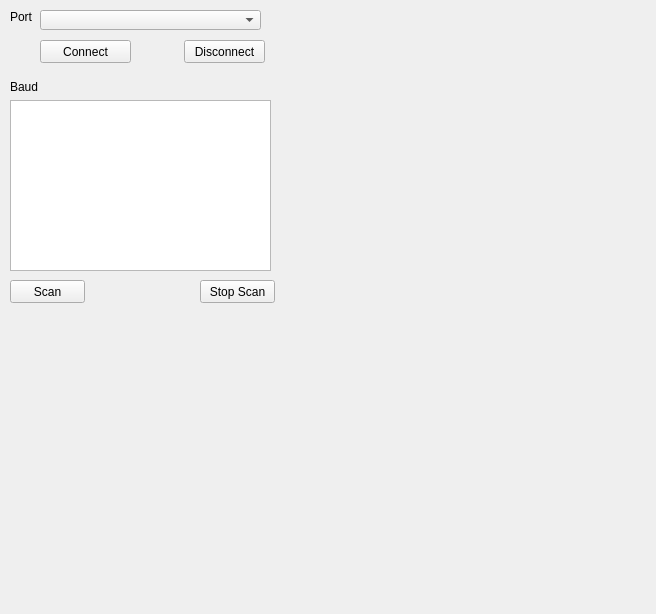
<?xml version="1.0" encoding="UTF-8"?>
<ui version="4.0">
 <class>Frame</class>
 <widget class="QFrame" name="Frame">
  <property name="geometry">
   <rect>
    <x>0</x>
    <y>0</y>
    <width>656</width>
    <height>614</height>
   </rect>
  </property>
  <property name="windowTitle">
   <string>Frame</string>
  </property>
  <widget class="QLabel" name="lblScan">
   <property name="geometry">
    <rect>
     <x>20</x>
     <y>310</y>
     <width>251</width>
     <height>20</height>
    </rect>
   </property>
   <property name="text">
    <string/>
   </property>
  </widget>
  <widget class="QPushButton" name="btnScan">
   <property name="geometry">
    <rect>
     <x>10</x>
     <y>280</y>
     <width>75</width>
     <height>23</height>
    </rect>
   </property>
   <property name="text">
    <string>Scan</string>
   </property>
  </widget>
  <widget class="QPushButton" name="btnDisconnect">
   <property name="geometry">
    <rect>
     <x>184</x>
     <y>40</y>
     <width>81</width>
     <height>23</height>
    </rect>
   </property>
   <property name="text">
    <string>Disconnect</string>
   </property>
  </widget>
  <widget class="QListWidget" name="listBauds">
   <property name="geometry">
    <rect>
     <x>10</x>
     <y>100</y>
     <width>261</width>
     <height>171</height>
    </rect>
   </property>
   <property name="selectionMode">
    <enum>QAbstractItemView::SingleSelection</enum>
   </property>
  </widget>
  <widget class="QPushButton" name="btnConnect">
   <property name="geometry">
    <rect>
     <x>40</x>
     <y>40</y>
     <width>91</width>
     <height>23</height>
    </rect>
   </property>
   <property name="text">
    <string>Connect</string>
   </property>
  </widget>
  <widget class="QLabel" name="label">
   <property name="geometry">
    <rect>
     <x>10</x>
     <y>10</y>
     <width>47</width>
     <height>13</height>
    </rect>
   </property>
   <property name="text">
    <string>Port</string>
   </property>
  </widget>
  <widget class="QPushButton" name="btnStopScan">
   <property name="geometry">
    <rect>
     <x>200</x>
     <y>280</y>
     <width>75</width>
     <height>23</height>
    </rect>
   </property>
   <property name="text">
    <string>Stop Scan</string>
   </property>
  </widget>
  <widget class="QLabel" name="label_2">
   <property name="geometry">
    <rect>
     <x>10</x>
     <y>80</y>
     <width>47</width>
     <height>13</height>
    </rect>
   </property>
   <property name="text">
    <string>Baud</string>
   </property>
  </widget>
  <widget class="QComboBox" name="cboPorts">
   <property name="geometry">
    <rect>
     <x>40</x>
     <y>10</y>
     <width>221</width>
     <height>20</height>
    </rect>
   </property>
  </widget>
 </widget>
 <resources/>
 <connections/>
</ui>
